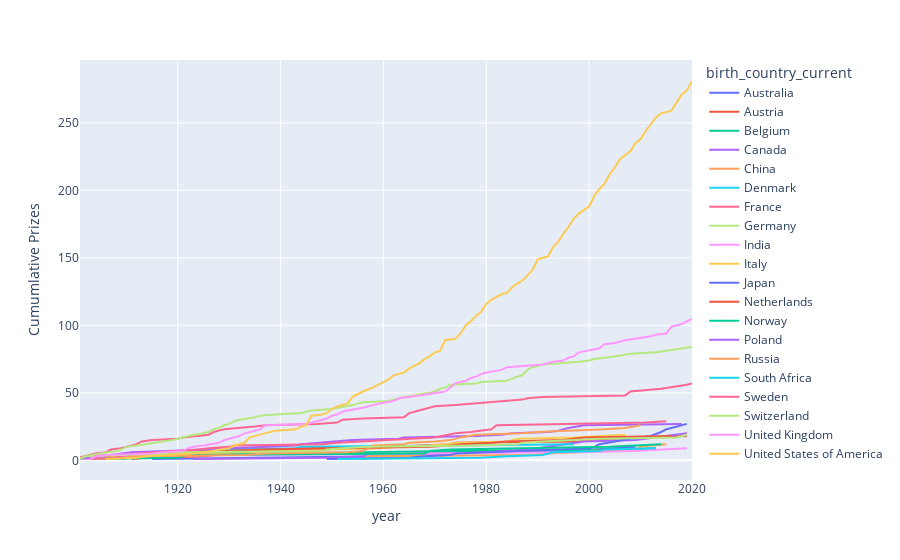

The code cell stored with this chart in its notebook:
### Code cell
px.line(data_frame=top_twenty_line,x='year',y=0,color='birth_country_current',labels={'0': 'Cumumlative Prizes'})

### Figure 1 — Plotly figure (JSON) as saved in the notebook; plotly's stock layout.template omitted (floating-point values rounded to 4 significant figures)
{"data": [{"hovertemplate": "birth_country_current=Australia<br>year=%{x}<br>Cumumlative Prizes=%{y}<extra></extra>", "legendgroup": "Australia", "line": {"color": "#636efa", "dash": "solid"}, "mode": "lines", "name": "Australia", "orientation": "v", "showlegend": true, "type": "scatter", "x": [1915, 1945, 1960, 1963, 1964, 1975, 1996, 2005, 2009], "xaxis": "x", "y": [1, 2, 3, 4, 5, 6, 7, 9, 10], "yaxis": "y"}, {"hovertemplate": "birth_country_current=Austria<br>year=%{x}<br>Cumumlative Prizes=%{y}<extra></extra>", "legendgroup": "Austria", "line": {"color": "#EF553B", "dash": "solid"}, "mode": "lines", "name": "Austria", "orientation": "v", "showlegend": true, "type": "scatter", "x": [1911, 1914, 1925, 1927, 1930, 1933, 1936, 1938, 1945, 1962, 1973, 1974, 1998, 2000, 2004, 2013, 2019], "xaxis": "x", "y": [1, 2, 3, 4, 5, 6, 7, 8, 9, 10, 12, 13, 14, 15, 16, 17, 18], "yaxis": "y"}, {"hovertemplate": "birth_country_current=Belgium<br>year=%{x}<br>Cumumlative Prizes=%{y}<extra></extra>", "legendgroup": "Belgium", "line": {"color": "#00cc96", "dash": "solid"}, "mode": "lines", "name": "Belgium", "orientation": "v", "showlegend": true, "type": "scatter", "x": [1909, 1911, 1913, 1919, 1938, 1958, 1974, 2005, 2013], "xaxis": "x", "y": [1, 2, 3, 4, 5, 6, 7, 8, 9], "yaxis": "y"}, {"hovertemplate": "birth_country_current=Canada<br>year=%{x}<br>Cumumlative Prizes=%{y}<extra></extra>", "legendgroup": "Canada", "line": {"color": "#ab63fa", "dash": "solid"}, "mode": "lines", "name": "Canada", "orientation": "v", "showlegend": true, "type": "scatter", "x": [1923, 1949, 1957, 1966, 1976, 1981, 1983, 1989, 1990, 1992, 1994, 1996, 1997, 1999, 2009, 2011, 2013, 2015, 2018, 2019], "xaxis": "x", "y": [1, 2, 3, 4, 5, 6, 7, 8, 9, 10, 11, 12, 13, 14, 15, 16, 17, 18, 19, 20], "yaxis": "y"}, {"hovertemplate": "birth_country_current=China<br>year=%{x}<br>Cumumlative Prizes=%{y}<extra></extra>", "legendgroup": "China", "line": {"color": "#FFA15A", "dash": "solid"}, "mode": "lines", "name": "China", "orientation": "v", "showlegend": true, "type": "scatter", "x": [1956, 1957, 1989, 1992, 1998, 2000, 2009, 2010, 2012, 2015], "xaxis": "x", "y": [1, 3, 4, 5, 6, 7, 8, 10, 11, 12], "yaxis": "y"}, {"hovertemplate": "birth_country_current=Denmark<br>year=%{x}<br>Cumumlative Prizes=%{y}<extra></extra>", "legendgroup": "Denmark", "line": {"color": "#19d3f3", "dash": "solid"}, "mode": "lines", "name": "Denmark", "orientation": "v", "showlegend": true, "type": "scatter", "x": [1903, 1908, 1917, 1920, 1922, 1926, 1928, 1943, 1944, 1975, 1997], "xaxis": "x", "y": [1, 2, 4, 5, 6, 7, 8, 9, 10, 11, 12], "yaxis": "y"}, {"hovertemplate": "birth_country_current=France<br>year=%{x}<br>Cumumlative Prizes=%{y}<extra></extra>", "legendgroup": "France", "line": {"color": "#FF6692", "dash": "solid"}, "mode": "lines", "name": "France", "orientation": "v", "showlegend": true, "type": "scatter", "x": [1901, 1903, 1904, 1906, 1907, 1909, 1912, 1913, 1915, 1920, 1921, 1926, 1927, 1928, 1929, 1935, 1937, 1947, 1951, 1952, 1956, 1964, 1965, 1966, 1967, 1968, 1970, 1974, 1977, 1980, 1983, 1987, 1988, 1991, 2007, 2008, 2014, 2016, 2018, 2019, 2020], "xaxis": "x", "y": [2, 4, 5, 6, 8, 9, 12, 14, 15, 16, 17, 19, 21, 22, 23, 25, 26, 27, 28, 30, 31, 32, 35, 36, 37, 38, 40, 41, 42, 43, 44, 45, 46, 47, 48, 51, 53, 54, 55, 56, 57], "yaxis": "y"}, {"hovertemplate": "birth_country_current=Germany<br>year=%{x}<br>Cumumlative Prizes=%{y}<extra></extra>", "legendgroup": "Germany", "line": {"color": "#B6E880", "dash": "solid"}, "mode": "lines", "name": "Germany", "orientation": "v", "showlegend": true, "type": "scatter", "x": [1901, 1902, 1905, 1907, 1908, 1909, 1910, 1912, 1914, 1915, 1918, 1919, 1920, 1921, 1922, 1925, 1926, 1927, 1928, 1929, 1930, 1931, 1932, 1935, 1936, 1939, 1944, 1945, 1946, 1950, 1953, 1954, 1955, 1956, 1961, 1963, 1964, 1966, 1967, 1969, 1970, 1971, 1972, 1973, 1978, 1979, 1984, 1986, 1987, 1988, 1989, 1991, 1995, 1998, 2000, 2001, 2005, 2007, 2008, 2013, 2017, 2019, 2020], "xaxis": "x", "y": [1, 3, 5, 6, 7, 8, 10, 11, 12, 13, 14, 15, 16, 17, 18, 20, 21, 23, 24, 26, 27, 29, 30, 32, 33, 34, 35, 36, 37, 38, 40, 41, 42, 43, 44, 46, 47, 48, 49, 50, 51, 53, 54, 56, 57, 58, 59, 62, 63, 67, 69, 71, 72, 73, 74, 75, 77, 78, 79, 80, 82, 83, 84], "yaxis": "y"}, {"hovertemplate": "birth_country_current=India<br>year=%{x}<br>Cumumlative Prizes=%{y}<extra></extra>", "legendgroup": "India", "line": {"color": "#FF97FF", "dash": "solid"}, "mode": "lines", "name": "India", "orientation": "v", "showlegend": true, "type": "scatter", "x": [1902, 1907, 1913, 1930, 1968, 1998, 2009, 2014, 2019], "xaxis": "x", "y": [1, 2, 3, 4, 5, 6, 7, 8, 9], "yaxis": "y"}, {"hovertemplate": "birth_country_current=Italy<br>year=%{x}<br>Cumumlative Prizes=%{y}<extra></extra>", "legendgroup": "Italy", "line": {"color": "#FECB52", "dash": "solid"}, "mode": "lines", "name": "Italy", "orientation": "v", "showlegend": true, "type": "scatter", "x": [1906, 1907, 1909, 1926, 1934, 1938, 1959, 1963, 1969, 1975, 1984, 1985, 1986, 1997, 2002, 2007], "xaxis": "x", "y": [2, 3, 4, 5, 6, 7, 9, 10, 11, 13, 14, 15, 16, 17, 18, 19], "yaxis": "y"}, {"hovertemplate": "birth_country_current=Japan<br>year=%{x}<br>Cumumlative Prizes=%{y}<extra></extra>", "legendgroup": "Japan", "line": {"color": "#636efa", "dash": "solid"}, "mode": "lines", "name": "Japan", "orientation": "v", "showlegend": true, "type": "scatter", "x": [1949, 1965, 1968, 1973, 1974, 1981, 1987, 1994, 2000, 2001, 2002, 2008, 2010, 2012, 2014, 2015, 2016, 2017, 2018, 2019], "xaxis": "x", "y": [1, 2, 3, 4, 5, 6, 7, 8, 9, 10, 12, 16, 17, 18, 21, 23, 24, 25, 26, 27], "yaxis": "y"}, {"hovertemplate": "birth_country_current=Netherlands<br>year=%{x}<br>Cumumlative Prizes=%{y}<extra></extra>", "legendgroup": "Netherlands", "line": {"color": "#EF553B", "dash": "solid"}, "mode": "lines", "name": "Netherlands", "orientation": "v", "showlegend": true, "type": "scatter", "x": [1901, 1902, 1910, 1911, 1913, 1929, 1936, 1953, 1969, 1973, 1975, 1981, 1984, 1995, 1999, 2016], "xaxis": "x", "y": [1, 3, 4, 5, 6, 7, 8, 9, 10, 11, 12, 13, 14, 15, 17, 18], "yaxis": "y"}, {"hovertemplate": "birth_country_current=Norway<br>year=%{x}<br>Cumumlative Prizes=%{y}<extra></extra>", "legendgroup": "Norway", "line": {"color": "#00cc96", "dash": "solid"}, "mode": "lines", "name": "Norway", "orientation": "v", "showlegend": true, "type": "scatter", "x": [1903, 1920, 1921, 1922, 1968, 1969, 1973, 1989, 2004, 2014], "xaxis": "x", "y": [1, 2, 3, 4, 5, 7, 8, 9, 10, 12], "yaxis": "y"}, {"hovertemplate": "birth_country_current=Poland<br>year=%{x}<br>Cumumlative Prizes=%{y}<extra></extra>", "legendgroup": "Poland", "line": {"color": "#ab63fa", "dash": "solid"}, "mode": "lines", "name": "Poland", "orientation": "v", "showlegend": true, "type": "scatter", "x": [1901, 1903, 1905, 1907, 1908, 1911, 1918, 1924, 1931, 1939, 1943, 1944, 1950, 1954, 1963, 1964, 1978, 1983, 1985, 1992, 1994, 1995, 1996, 1999, 2018], "xaxis": "x", "y": [1, 2, 3, 4, 5, 6, 7, 8, 9, 10, 11, 12, 14, 15, 16, 17, 18, 19, 20, 21, 22, 23, 24, 26, 27], "yaxis": "y"}, {"hovertemplate": "birth_country_current=Russia<br>year=%{x}<br>Cumumlative Prizes=%{y}<extra></extra>", "legendgroup": "Russia", "line": {"color": "#FFA15A", "dash": "solid"}, "mode": "lines", "name": "Russia", "orientation": "v", "showlegend": true, "type": "scatter", "x": [1904, 1910, 1911, 1933, 1937, 1953, 1956, 1958, 1964, 1965, 1970, 1973, 1975, 1977, 1978, 1987, 1990, 2003, 2007, 2010], "xaxis": "x", "y": [1, 2, 3, 4, 5, 6, 7, 11, 12, 13, 14, 15, 17, 18, 19, 20, 21, 23, 24, 26], "yaxis": "y"}, {"hovertemplate": "birth_country_current=South Africa<br>year=%{x}<br>Cumumlative Prizes=%{y}<extra></extra>", "legendgroup": "South Africa", "line": {"color": "#19d3f3", "dash": "solid"}, "mode": "lines", "name": "South Africa", "orientation": "v", "showlegend": true, "type": "scatter", "x": [1951, 1979, 1984, 1991, 1993, 2002, 2003, 2013], "xaxis": "x", "y": [1, 2, 3, 4, 6, 7, 8, 9], "yaxis": "y"}, {"hovertemplate": "birth_country_current=Sweden<br>year=%{x}<br>Cumumlative Prizes=%{y}<extra></extra>", "legendgroup": "Sweden", "line": {"color": "#FF6692", "dash": "solid"}, "mode": "lines", "name": "Sweden", "orientation": "v", "showlegend": true, "type": "scatter", "x": [1903, 1908, 1909, 1911, 1912, 1916, 1921, 1924, 1926, 1930, 1931, 1948, 1951, 1955, 1961, 1970, 1974, 1977, 1981, 1982, 2000, 2011, 2015], "xaxis": "x", "y": [1, 2, 3, 4, 5, 6, 7, 8, 9, 10, 11, 12, 13, 14, 15, 17, 20, 21, 23, 26, 27, 28, 29], "yaxis": "y"}, {"hovertemplate": "birth_country_current=Switzerland<br>year=%{x}<br>Cumumlative Prizes=%{y}<extra></extra>", "legendgroup": "Switzerland", "line": {"color": "#B6E880", "dash": "solid"}, "mode": "lines", "name": "Switzerland", "orientation": "v", "showlegend": true, "type": "scatter", "x": [1901, 1902, 1909, 1919, 1920, 1948, 1949, 1952, 1957, 1978, 1986, 1987, 1991, 1996, 2002, 2017, 2019], "xaxis": "x", "y": [1, 3, 4, 5, 6, 7, 8, 9, 10, 11, 12, 13, 14, 15, 16, 17, 19], "yaxis": "y"}, {"hovertemplate": "birth_country_current=United Kingdom<br>year=%{x}<br>Cumumlative Prizes=%{y}<extra></extra>", "legendgroup": "United Kingdom", "line": {"color": "#FF97FF", "dash": "solid"}, "mode": "lines", "name": "United Kingdom", "orientation": "v", "showlegend": true, "type": "scatter", "x": [1903, 1904, 1906, 1915, 1917, 1921, 1922, 1923, 1925, 1927, 1928, 1929, 1932, 1933, 1934, 1935, 1936, 1937, 1945, 1947, 1948, 1949, 1950, 1951, 1952, 1953, 1956, 1957, 1958, 1959, 1962, 1963, 1967, 1969, 1972, 1973, 1974, 1976, 1977, 1978, 1979, 1980, 1982, 1983, 1984, 1988, 1991, 1993, 1995, 1996, 1997, 1998, 2001, 2002, 2003, 2005, 2007, 2009, 2010, 2012, 2013, 2015, 2016, 2017, 2018, 2019, 2020], "xaxis": "x", "y": [1, 3, 4, 5, 6, 7, 9, 10, 11, 12, 13, 15, 18, 20, 21, 22, 23, 26, 27, 29, 30, 31, 33, 34, 36, 37, 39, 40, 41, 42, 44, 46, 48, 49, 51, 54, 57, 59, 61, 62, 64, 65, 66, 67, 69, 70, 71, 73, 74, 76, 77, 80, 82, 83, 86, 87, 89, 90, 91, 92, 93, 94, 99, 100, 101, 103, 105], "yaxis": "y"}, {"hovertemplate": "birth_country_current=United States of America<br>year=%{x}<br>Cumumlative Prizes=%{y}<extra></extra>", "legendgroup": "United States of America", "line": {"color": "#FECB52", "dash": "solid"}, "mode": "lines", "name": "United States of America", "orientation": "v", "showlegend": true, "type": "scatter", "visible": true, "x": [1906, 1912, 1914, 1919, 1923, 1925, 1927, 1929, 1930, 1931, 1932, 1933, 1934, 1936, 1937, 1938, 1939, 1943, 1944, 1945, 1946, 1948, 1949, 1950, 1951, 1952, 1953, 1954, 1955, 1956, 1958, 1959, 1960, 1961, 1962, 1964, 1965, 1966, 1967, 1968, 1969, 1970, 1971, 1972, 1974, 1975, 1976, 1977, 1978, 1979, 1980, 1981, 1982, 1983, 1984, 1985, 1986, 1987, 1988, 1989, 1990, 1992, 1993, 1994, 1995, 1996, 1997, 1998, 2000, 2001, 2002, 2003, 2004, 2005, 2006, 2007, 2008, 2009, 2010, 2011, 2012, 2013, 2014, 2015, 2016, 2017, 2018, 2019, 2020], "xaxis": "x", "y": [1, 2, 3, 4, 5, 6, 7, 8, 9, 11, 12, 13, 17, 19, 20, 21, 22, 23, 25, 26, 33, 34, 35, 38, 40, 41, 42, 47, 49, 51, 54, 56, 58, 60, 63, 65, 68, 70, 72, 75, 77, 80, 81, 89, 90, 94, 100, 103, 107, 110, 116, 119, 121, 123, 124, 128, 131, 133, 137, 141, 149, 151, 158, 162, 168, 173, 179, 183, 188, 196, 201, 205, 212, 217, 223, 226, 229, 235, 238, 244, 249, 254, 257, 258, 259, 265, 271, 274, 281], "yaxis": "y"}], "layout": {"autosize": true, "legend": {"title": {"text": "birth_country_current"}, "tracegroupgap": 0}, "margin": {"t": 60}, "xaxis": {"anchor": "y", "autorange": true, "domain": [0, 1], "range": [1901, 2020], "title": {"text": "year"}, "type": "linear"}, "yaxis": {"anchor": "x", "autorange": true, "domain": [0, 1], "range": [-14.56, 296.6], "title": {"text": "Cumumlative Prizes"}, "type": "linear"}}}
